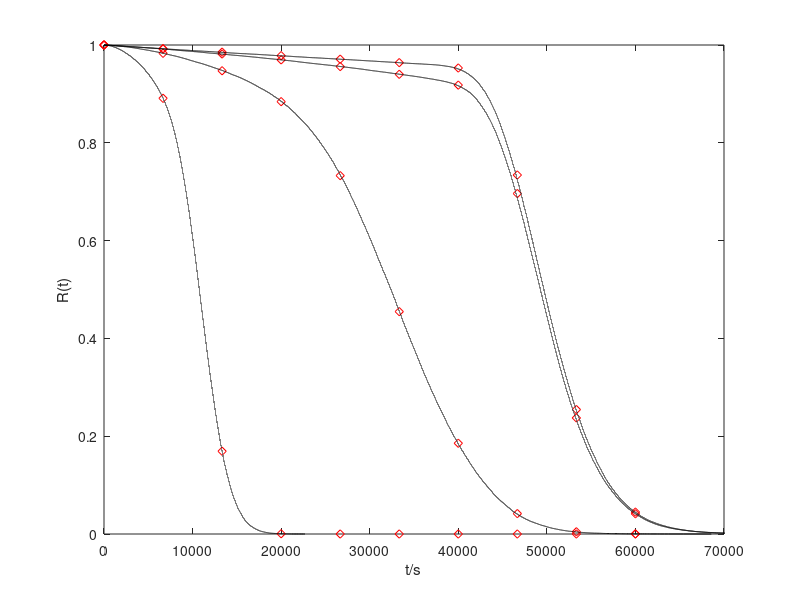

Here is the MATLAB script that generated this plot:
% compare the results obtained by A1 & A2
clear; clc; close all;
% addpath('C:\Users\Zhiguo ZENG\Documents\MATLAB\MengfeiFan_RESS\MC-DCFP-comparison\A1_R function')
% addpath('C:\Users\Zhiguo ZENG\Documents\MATLAB\MengfeiFan_RESS\MC-DCFP-comparison\A2_failure time')
% Results obtained by A1: R function
load('Rfunction.mat','R_0','R_1','R_2','R_3','t');

plot(t,R_0,'rd',t,R_1,'rd',t,R_2,'rd',t,R_3,'rd');
hold on;

% Results obtained by A2: failure time
load('ft.mat','R','T');
plot(T(:,1),R,'k-',T(:,2),R,'k-',T(:,3),R,'k-',T(:,4),R,'k-');

xlabel('t/s')
ylabel('R(t)')
axis([0 7e4 0 1])
